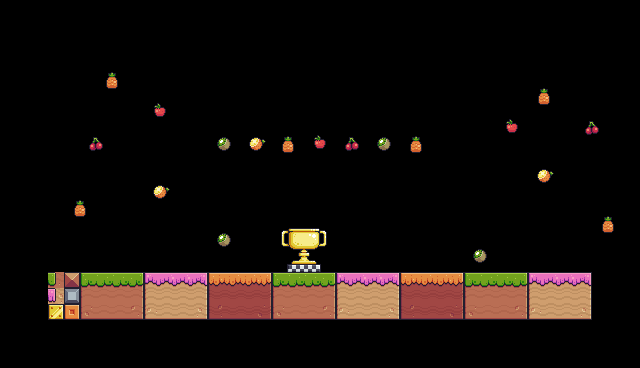

This is a level from a 2D game, rendered from its Tiled map with the project's own tilesets. A one-line summary and the complete map file follow:
An orthogonal 40x23 tile map with 16x16 px tiles, 1 tile layer (Tile Layer 1), 13 tilesets and 7 objects (Restart, LifeCharacter, Score, Lives, Congratulation, ...).

<map version="1.10" tiledversion="1.10.1" orientation="orthogonal" renderorder="right-down" width="40" height="23" tilewidth="16" tileheight="16" infinite="0" nextlayerid="3" nextobjectid="11">
 <tileset firstgid="1" source="Text (White)2 (8x10).tsx" />
 <tileset firstgid="51" source="Melon.tsx" />
 <tileset firstgid="119" source="Orange.tsx" />
 <tileset firstgid="187" source="Pineapple.tsx" />
 <tileset firstgid="255" source="coin.tsx" />
 <tileset firstgid="323" source="Cherries.tsx" />
 <tileset firstgid="391" source="Kiwi.tsx" />
 <tileset firstgid="459" source="Pixel_Adventure.tsx" />
 <tileset firstgid="701" source="End (Idle).tsx" />
 <tileset firstgid="702" source="Strawberry.tsx" />
 <tileset firstgid="770" source="trophy.tsx" />
 <tileset firstgid="786" source="Confetti (16x16).tsx" />
 <tileset firstgid="792" source="Text (Black) (8x10).tsx" />
 <layer id="1" name="Tile Layer 1" width="40" height="23">
  <data encoding="csv">
0,0,0,0,0,0,0,0,0,0,0,0,0,0,0,0,0,0,0,0,0,0,0,0,0,0,0,0,0,0,0,0,0,0,0,0,0,0,0,0,
0,0,0,0,0,0,0,0,0,0,0,0,0,0,0,0,0,0,0,0,0,0,0,0,0,0,0,0,0,0,0,0,0,0,0,0,0,0,0,0,
0,0,0,0,0,0,0,0,0,0,0,0,0,0,0,0,0,0,0,0,0,0,0,0,0,0,0,0,0,0,0,0,0,0,0,0,0,0,0,0,
0,0,0,0,0,0,0,0,0,0,0,0,0,0,0,0,0,0,0,0,0,0,0,0,0,0,0,0,0,0,0,0,0,0,0,0,0,0,0,0,
0,0,0,0,0,0,187,188,0,0,0,0,0,0,0,0,0,0,0,0,0,0,0,0,0,0,0,0,0,0,0,0,0,0,0,0,0,0,0,0,
0,0,0,0,0,0,221,222,0,0,0,0,0,0,0,0,0,0,0,0,0,0,0,0,0,0,0,0,0,0,0,0,0,187,188,0,0,0,0,0,
0,0,0,0,0,0,0,0,0,255,256,0,0,0,0,0,0,0,0,0,0,0,0,0,0,0,0,0,0,0,0,0,0,221,222,0,0,0,0,0,
0,0,0,0,0,0,0,0,0,289,290,0,0,0,0,0,0,0,0,0,0,0,0,0,0,0,0,0,0,0,0,255,256,0,0,0,323,324,0,0,
0,0,0,0,0,323,324,0,0,0,0,0,0,391,392,119,120,187,188,255,256,323,324,391,392,187,188,0,0,0,0,289,290,0,0,0,357,358,0,0,
0,0,0,0,0,357,358,0,0,0,0,0,0,425,426,153,154,221,222,289,290,357,358,425,426,221,222,0,0,0,0,0,0,0,0,0,0,0,0,0,
0,0,0,0,0,0,0,0,0,0,0,0,0,0,0,0,0,0,0,0,0,0,0,0,0,0,0,0,0,0,0,0,0,119,120,0,0,0,0,0,
0,0,0,0,0,0,0,0,0,119,120,0,0,0,0,0,0,0,0,0,0,0,0,0,0,0,0,0,0,0,0,0,0,153,154,0,0,0,0,0,
0,0,0,0,187,188,0,0,0,153,154,0,0,0,0,0,0,0,0,0,0,0,0,0,0,0,0,0,0,0,0,0,0,0,0,0,0,0,0,0,
0,0,0,0,221,222,0,0,0,0,0,0,0,0,0,0,0,770,771,772,773,0,0,0,0,0,0,0,0,0,0,0,0,0,0,0,0,187,188,0,
0,0,0,0,0,0,0,0,0,0,0,0,0,391,392,0,0,774,775,776,777,0,0,0,0,0,0,0,0,0,0,0,0,0,0,0,0,221,222,0,
0,0,0,0,0,0,0,0,0,0,0,0,0,425,426,0,0,778,779,780,781,0,0,0,0,0,0,0,0,391,392,0,0,0,0,0,0,0,0,0,
0,0,0,0,0,0,0,0,0,0,0,0,0,0,0,0,0,782,783,784,785,0,0,0,0,0,0,0,0,425,426,0,0,0,0,0,0,0,0,0,
0,0,0,491,493,465,466,466,467,641,642,642,643,553,554,554,555,465,466,466,467,641,642,642,643,553,554,554,555,465,466,466,467,641,642,642,643,0,0,0,
0,0,0,667,581,487,488,488,489,663,664,664,665,575,576,576,577,487,488,488,489,663,664,664,665,575,576,576,577,487,488,488,489,663,664,664,665,0,0,0,
0,0,0,674,669,509,510,510,511,685,686,686,687,597,598,598,599,509,510,510,511,685,686,686,687,597,598,598,599,509,510,510,511,685,686,686,687,0,0,0,
0,0,0,0,0,0,0,0,0,0,0,0,0,0,0,0,0,0,0,0,0,0,0,0,0,0,0,0,0,0,0,0,0,0,0,0,0,0,0,0,
0,0,0,0,0,0,0,0,0,0,0,0,0,0,0,0,0,0,0,0,0,0,0,0,0,0,0,0,0,0,0,0,0,0,0,0,0,0,0,0,
0,0,0,0,0,0,0,0,0,0,0,0,0,0,0,0,0,0,0,0,0,0,0,0,0,0,0,0,0,0,0,0,0,0,0,0,0,0,0,0
</data>
 </layer>
 <objectgroup id="2" name="Spawn">
  <object id="1" type="Restart" x="352.333" y="240" />
  <object id="2" type="LifeCharacter" x="530" y="2" />
  <object id="3" type="Score" x="7.5" y="10" />
  <object id="4" type="Lives" x="578" y="16" />
  <object id="5" type="Congratulation" x="320" y="110" />
  <object id="8" type="YouWin" x="320" y="170.042" />
  <object id="10" type="Credit" x="630" y="343" />
 </objectgroup>
</map>
